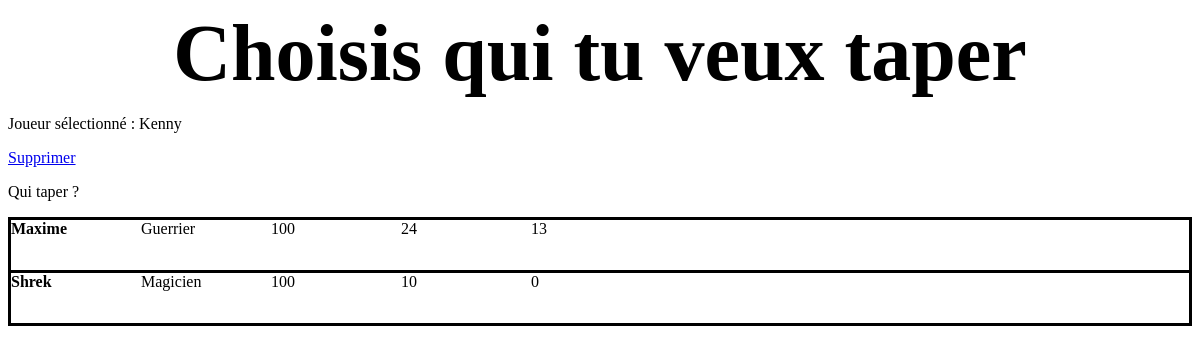
/selectionPerso.php?idPlayer=6, run on the app's committed database.
### tables this page shows
CREATE TABLE IF NOT EXISTS `personnages` (
  `id` int(11) NOT NULL AUTO_INCREMENT,
  `nomPersonnage` varchar(255) NOT NULL,
  `classePersonnage` varchar(255) NOT NULL,
  `pv` int(11) NOT NULL,
  `def` int(11) NOT NULL,
  `attaque` int(11) NOT NULL,
  `endormi` datetime DEFAULT NULL,
  `cooldown` datetime DEFAULT NULL,
  PRIMARY KEY (`id`)
);

### BdManager.php (called while the page is built)
<?php
class BdManager
{
    public static function getMysqlConnection(){
        try {
            $db = new PDO('mysql:host=localhost;dbname=tp-combat','root','');
            return $db;
        }
        catch(Exception $e){
            die('Erreur : '.$e->getMessage());
        }
    }
}

### DataManager.php (the view, shortened to what this page needs)
<?php
    class DataManager
    {
        private $db;
        public function __construct(PDO $db)
        {
            $this->db = $db;
        }
        public function getAllData() : array
        {
            $requete = $this->db->query('SELECT * FROM `personnages`');
            $data = $requete->fetchAll(PDO::FETCH_ASSOC);
            return $data ;
        }
        public function showAllEnnemies(array $data): void
        {
            foreach  ($data as $perso) {
                if(empty($_GET['idPlayer'])==false && $_GET['idPlayer']!= $perso['id'] || empty($_GET['idPlayer'])==True )
                {
                    echo('<a href ="fight.php?idPlayer='.$_GET['idPlayer'].'&idEnemy='.$perso['id'].'" class="lignePerso">'
                    ."<div>".$perso['nomPersonnage']."</div>"
                    ."<div>".$perso['classePersonnage']."</div>"
                    ."<div>".$perso['pv']."</div>"
                    ."<div>".$perso['attaque']."</div>"
                    ."<div>".$perso['def']."</div>"
                    .'</a>');
                    }
            }
        }
        public function showName(int $id) : string
        {
            $requete = $this->db->prepare('SELECT `nomPersonnage` FROM `personnages` WHERE id=:id');
            $requete->execute(array(
                'id'=>$id
            ));
            $data = $requete->fetchAll(PDO::FETCH_ASSOC);
            return $data[0]['nomPersonnage'];
        }
    }

### selectionPerso.php (shortened to what this page needs)
<?php
    $dataManager= new DataManager(BdManager::getMysqlConnection());
    $data = $dataManager->getAllData();
?>
<!DOCTYPE html>
<html>
    <head>
        <link rel="stylesheet" href="mystyle.css">
    </head>
    <body>
        <div id='Titre'>Choisis qui tu veux taper</div>
        <div>
            <?php $player=$dataManager->showName($_GET['idPlayer'])?>
            <p>Joueur sélectionné : <?php echo($player)?></p>
            <?php echo('<a href=supprimer.php?id='.$_GET["idPlayer"].'>Supprimer</a>');?>
            <p>Qui taper ?</p>
        </div>
        <div id="ListePerso">
            <?php $dataManager->showAllEnnemies($data); ?>
        </div>
    </body>
</html>

### mystyle.css (style rules this page uses)
#Titre { font-size: 80px; text-align: center; font-weight: bold; }
.lignePerso { display: grid; grid-template-columns: repeat(5, 130px); grid-auto-rows: minmax(50px, auto); border: 3px solid black; border-bottom: 0; text-decoration: none; color: black; }
.lignePerso:nth-last-child(-n+1) { border-bottom: 3px solid black; }
.lignePerso>div:nth-child(1) { grid-column: 1; font-weight: bold; }
.lignePerso>div:nth-child(2) { grid-column: 2; }
.lignePerso>div:nth-child(3) { grid-column: 3; }
.lignePerso>div:nth-child(4) { grid-column: 4; }
.lignePerso>div:nth-child(5) { grid-column: 5; }

### data on the page
personnages: nomPersonnage "Kenny"
personnages: nomPersonnage "Maxime", classePersonnage "Guerrier", pv "100", attaque "24", def "13"
personnages: nomPersonnage "Shrek", classePersonnage "Magicien", pv "100", attaque "10", def "0"
